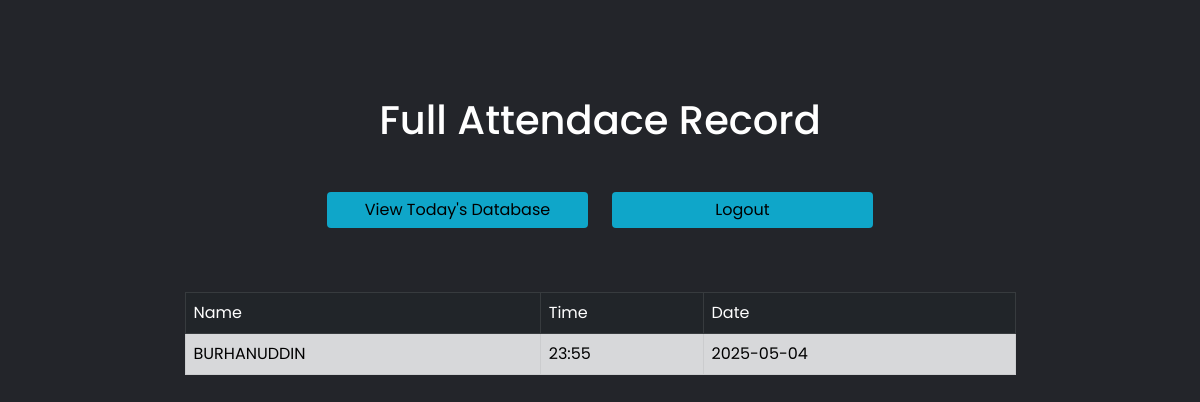
Page /whole on the earlier database version.
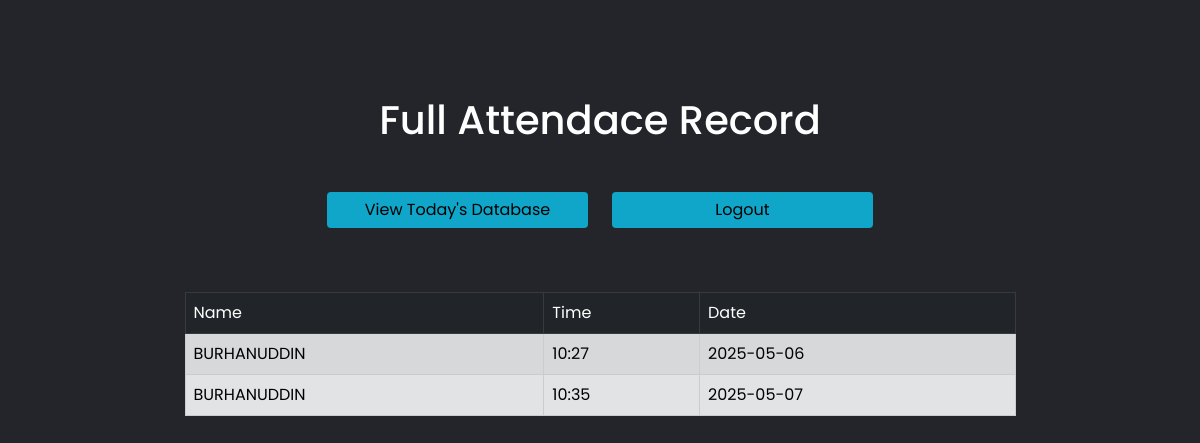
Same page on the later database version.
### tables this page shows
CREATE TABLE Attendance 
        (NAME TEXT, Time TEXT, Date TEXT, UNIQUE(NAME, Date));

### app.py (the view)
@app.route('/whole',methods=["GET","POST"])
def whole():
    today=date.today()
    conn = sqlite3.connect('information.db')
    conn.row_factory = sqlite3.Row
    cur = conn.cursor()
    cursor = cur.execute("SELECT DISTINCT NAME,Time, Date from Attendance")
    rows=cur.fetchall()
    return render_template('AttendanceList.html',rows=rows)

### templates/AttendanceList.html (shortened to what this page needs)
<!doctype html>
<html lang="en">
<head>
  <link href="https://cdn.jsdelivr.net/npm/bootstrap@5.0.2/dist/css/bootstrap.min.css" rel="stylesheet"
>
  <link rel="stylesheet" href="{{ url_for('static', filename='css/style.css') }}">
</head>
<body>
    <div class="container">
        <h1 class="text-center pt-5 mt-5 mb-5 text-white">Full Attendace Record</h1>
        <div class="row mb-5 justify-content-center">
            <div class="col-md-3">
                <form class="mb-3 w-100" action="/data" method="post">
                    <button class="btn btn-primary blue-btn w-100">View Today's Database</button>
                </form>
            </div>
            <div class="col-md-3">
                <form class="mb-3 w-100" action="/" method="GET">
                    <button class="btn btn-primary blue-btn w-100">Logout</button>
                </form>
            </div>
        </div>
        <div class="row justify-content-center">
            <div class="col-md-9">
                <table class="table table-secondary table-striped table-bordered table-hover mb-5" >
                    <thead class="table-dark">
                        <td>Name</td>
                        <td>Time</td>
                        <td>Date</td>
                    </thead>
                    <tbody>
                        {% for row in rows %}
                            <tr>
                                <td>{{row["NAME"]}}</td>
                                <td>{{row["Time"]}}</td>
                                <td>{{row["Date"]}}</td>
                            </tr>
                        {% endfor %}
                    </tbody>
                </table>
            </div>
        </div>
    </div>
</body>
</html>

### static/css/style.css (style rules this page uses)
* { margin: 0; padding: 0; box-sizing: border-box; font-family: "Poppins", sans-serif; }
body { background: #23252a; }
.blue-btn { background-color: #0fa6c9 !important; color: black !important; border: white !important; }

Differences in the rows shown:
changed Attendance (number 1 of 2 on the later page): Time "23:55" → "10:27"; Date "2025-05-04" → "2025-05-06"
added Attendance: NAME "BURHANUDDIN", Time "10:35", Date "2025-05-07"
